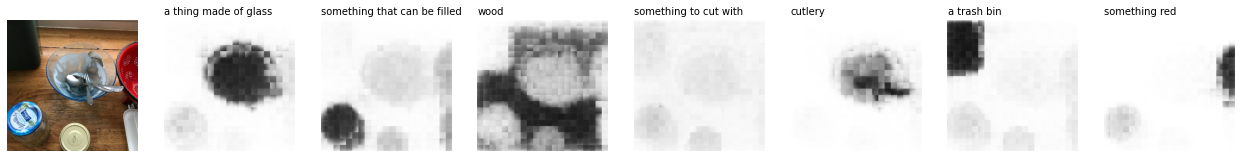
#> input picture clipseg/sample_rd64.png, 1242 x 158 px
$ python -i rainy.py   (imports and definitions only)
#> lines starting #> are read from the running program, lines starting #| are printed output that depends on the picture
from PIL import Image, ImageEnhance, ImageChops
import numpy as np
import cv2

def create_rain_effect(image_input):
    # 이미지가 파일 경로인 경우 불러오기, 이미지 객체인 경우 직접 사용
#> called with image_input = '../clipseg/sample_rd64.png'
    if isinstance(image_input, str):
        base_image = Image.open(image_input)
#> base_image is the input picture: PIL image 1242x158 RGBA; mean R, G, B, A 216.8, 215.1, 213.7, 179.9
    else:
        base_image = image_input

    base_image = base_image.resize((512, 512))
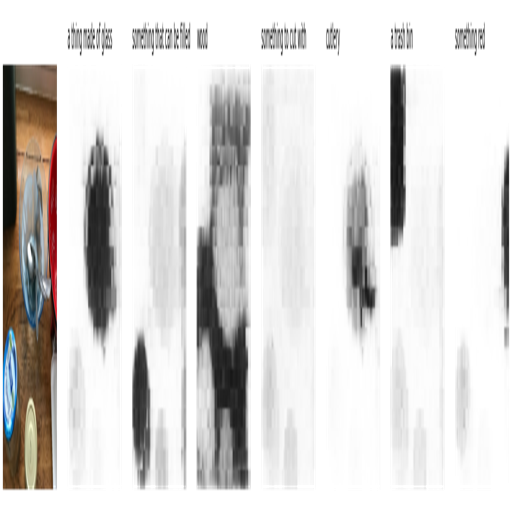
#> base_image: PIL image 512x512 RGBA; mean R, G, B, A 148.4, 146.6, 145.2, 180; transparent parts drawn white
    if base_image.mode != 'RGB':
        base_image = base_image.convert('RGB')
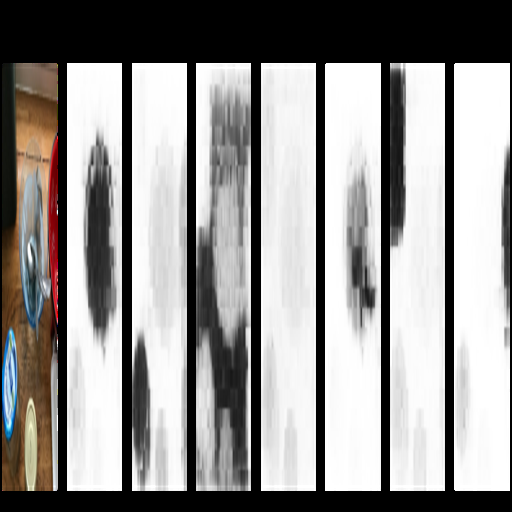
#> base_image: PIL image 512x512 RGB; mean R, G, B 148.4, 146.6, 145.2

    # 검은색 배경 위에 백색 노이즈 생성
    noise = np.random.normal(loc=0, scale=1, size=(512, 512))
    noise_scaled = ((noise - noise.min()) / (noise.max() - noise.min()) * 255).astype('uint8')
    noise_image = Image.fromarray(noise_scaled)
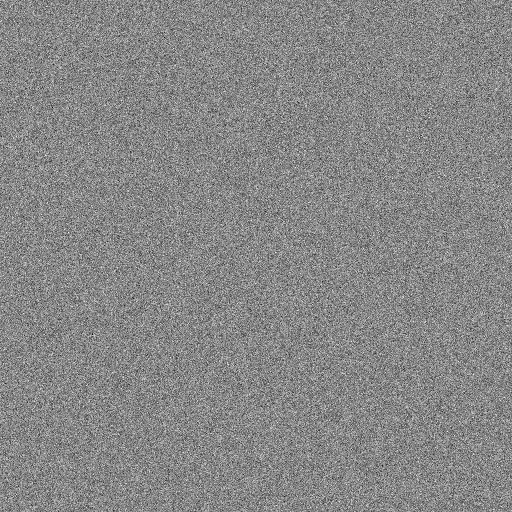
#> noise_image: PIL image 512x512 L; min 0, max 255, mean 134.9
    noise_image = noise_image.convert('L')

    # 모션 블러 적용을 위한 커널 생성 및 회전
    kernel_size = 15
    kernel_motion_blur = np.zeros((kernel_size, kernel_size))
    kernel_motion_blur[int((kernel_size - 1) / 2), :] = np.ones(kernel_size)
    kernel_motion_blur = kernel_motion_blur / kernel_size

    angle = 45
    center = (kernel_size // 2, kernel_size // 2)
    rot_mat = cv2.getRotationMatrix2D(center, angle, 1.0)
    rotated_kernel_motion_blur = cv2.warpAffine(kernel_motion_blur, rot_mat, (kernel_size, kernel_size))

    # 모션 블러 적용
    noise_array = np.array(noise_image)
    rain_effect = cv2.filter2D(noise_array, -1, rotated_kernel_motion_blur)
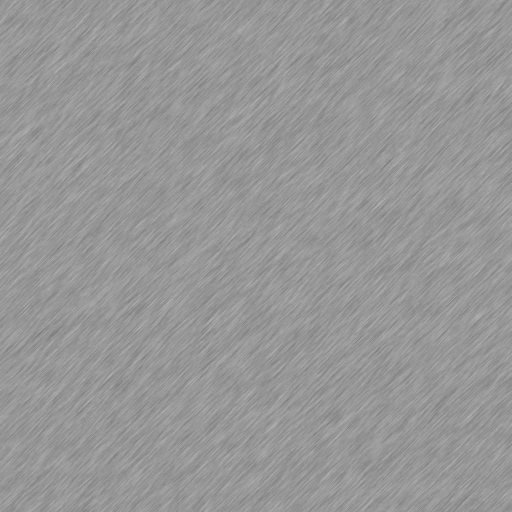
#> rain_effect: shape (512, 512); min 118, max 179, mean 150.6

    # numpy 배열을 PIL 이미지로 변환, 대비 및 밝기 조정
    rain_effect_image = Image.fromarray(rain_effect)
    contraster = ImageEnhance.Contrast(rain_effect_image)
    rain_effect_image = contraster.enhance(5.0)
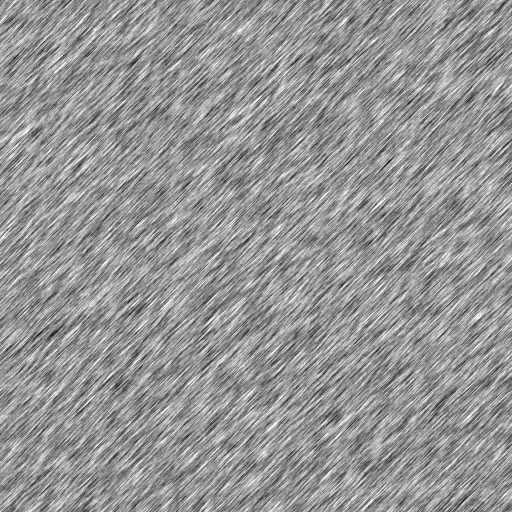
#> rain_effect_image: PIL image 512x512 L; min 0, max 255, mean 149.2
    enhancer = ImageEnhance.Brightness(rain_effect_image)
    enhanced_noise_image = enhancer.enhance(0.6)
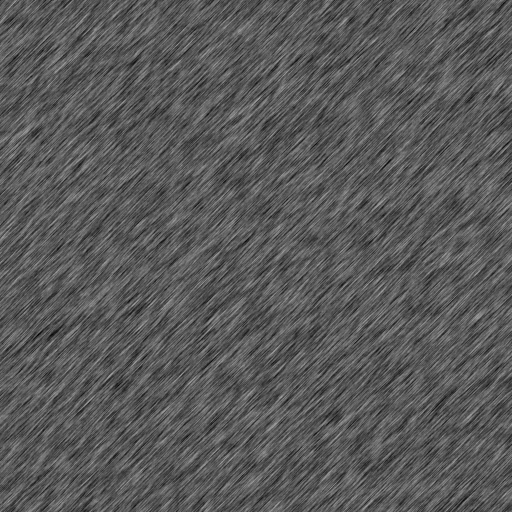
#> enhanced_noise_image: PIL image 512x512 L; min 0, max 153, mean 88.9

    if enhanced_noise_image.mode == 'L':
        enhanced_noise_image = enhanced_noise_image.convert('RGB')
#> enhanced_noise_image: PIL image 512x512 RGB

    # 최종 이미지 합성
    final_image = screen_blend(enhanced_noise_image, base_image)
    return final_image

def screen_blend(top, bottom):
    """스크린 블렌드 모드를 구현하는 함수"""
    return ImageChops.invert(ImageChops.multiply(ImageChops.invert(top), ImageChops.invert(bottom)))
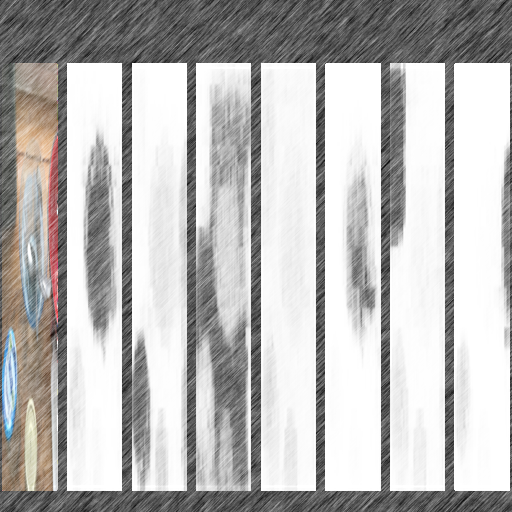
#> returned value: PIL image 512x512 RGB; mean R, G, B 185.8, 184.6, 183.7

>>> result = create_rain_effect('../clipseg/sample_rd64.png')
